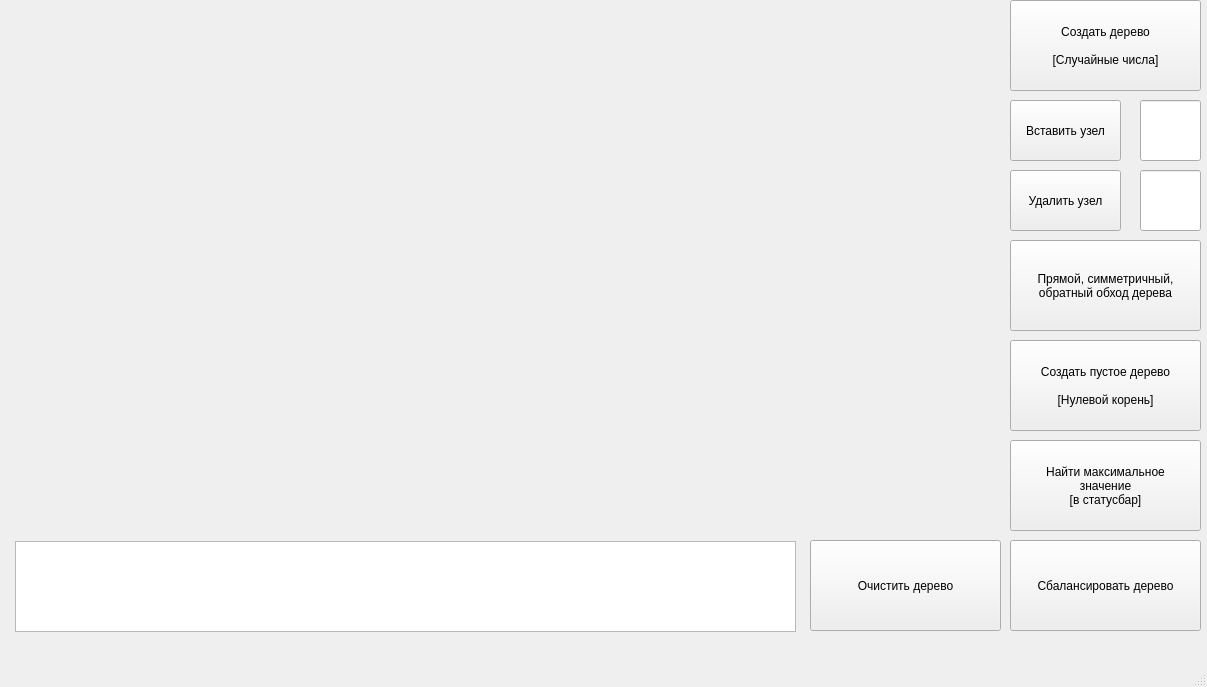
<?xml version="1.0" encoding="UTF-8"?>
<ui version="4.0">
 <class>MainWindow</class>
 <widget class="QMainWindow" name="MainWindow">
  <property name="geometry">
   <rect>
    <x>0</x>
    <y>0</y>
    <width>1207</width>
    <height>687</height>
   </rect>
  </property>
  <property name="windowTitle">
   <string>MainWindow</string>
  </property>
  <widget class="QWidget" name="centralwidget">
   <widget class="QPushButton" name="ButtonCreateTree">
    <property name="geometry">
     <rect>
      <x>1010</x>
      <y>0</y>
      <width>191</width>
      <height>91</height>
     </rect>
    </property>
    <property name="text">
     <string>Создать дерево

[Случайные числа]</string>
    </property>
   </widget>
   <widget class="QPushButton" name="InsertNode">
    <property name="geometry">
     <rect>
      <x>1010</x>
      <y>100</y>
      <width>111</width>
      <height>61</height>
     </rect>
    </property>
    <property name="text">
     <string>Вставить узел</string>
    </property>
   </widget>
   <widget class="QPushButton" name="DeleteNode">
    <property name="geometry">
     <rect>
      <x>1010</x>
      <y>170</y>
      <width>111</width>
      <height>61</height>
     </rect>
    </property>
    <property name="text">
     <string>Удалить узел</string>
    </property>
   </widget>
   <widget class="QLineEdit" name="lineEdit">
    <property name="geometry">
     <rect>
      <x>1140</x>
      <y>100</y>
      <width>61</width>
      <height>61</height>
     </rect>
    </property>
   </widget>
   <widget class="QLineEdit" name="lineEdit_2">
    <property name="geometry">
     <rect>
      <x>1140</x>
      <y>170</y>
      <width>61</width>
      <height>61</height>
     </rect>
    </property>
   </widget>
   <widget class="QPushButton" name="ButtonCreateTreeNULL">
    <property name="geometry">
     <rect>
      <x>1010</x>
      <y>340</y>
      <width>191</width>
      <height>91</height>
     </rect>
    </property>
    <property name="text">
     <string>Создать пустое дерево

[Нулевой корень]</string>
    </property>
   </widget>
   <widget class="QPushButton" name="Button_Pre_In_Post_Order">
    <property name="geometry">
     <rect>
      <x>1010</x>
      <y>240</y>
      <width>191</width>
      <height>91</height>
     </rect>
    </property>
    <property name="text">
     <string>Прямой, симметричный, 
обратный обход дерева</string>
    </property>
   </widget>
   <widget class="QPushButton" name="ButtonBalanceTree">
    <property name="geometry">
     <rect>
      <x>1010</x>
      <y>540</y>
      <width>191</width>
      <height>91</height>
     </rect>
    </property>
    <property name="text">
     <string>Сбалансировать дерево</string>
    </property>
   </widget>
   <widget class="QPushButton" name="ButtonDeleteTree">
    <property name="geometry">
     <rect>
      <x>810</x>
      <y>540</y>
      <width>191</width>
      <height>91</height>
     </rect>
    </property>
    <property name="text">
     <string>Очистить дерево</string>
    </property>
   </widget>
   <widget class="QPushButton" name="ButtonFindMax">
    <property name="geometry">
     <rect>
      <x>1010</x>
      <y>440</y>
      <width>191</width>
      <height>91</height>
     </rect>
    </property>
    <property name="text">
     <string>Найти максимальное
значение
[в статусбар]</string>
    </property>
   </widget>
   <widget class="QTextBrowser" name="textBrowser">
    <property name="geometry">
     <rect>
      <x>15</x>
      <y>541</y>
      <width>781</width>
      <height>91</height>
     </rect>
    </property>
   </widget>
  </widget>
  <widget class="QMenuBar" name="menubar">
   <property name="geometry">
    <rect>
     <x>0</x>
     <y>0</y>
     <width>1207</width>
     <height>25</height>
    </rect>
   </property>
  </widget>
  <widget class="QStatusBar" name="statusbar"/>
 </widget>
 <resources/>
 <connections>
  <connection>
   <sender>InsertNode</sender>
   <signal>clicked()</signal>
   <receiver>lineEdit</receiver>
   <slot>copy()</slot>
   <hints>
    <hint type="sourcelabel">
     <x>92</x>
     <y>172</y>
    </hint>
    <hint type="destinationlabel">
     <x>146</x>
     <y>174</y>
    </hint>
   </hints>
  </connection>
  <connection>
   <sender>DeleteNode</sender>
   <signal>clicked()</signal>
   <receiver>lineEdit_2</receiver>
   <slot>copy()</slot>
   <hints>
    <hint type="sourcelabel">
     <x>108</x>
     <y>248</y>
    </hint>
    <hint type="destinationlabel">
     <x>151</x>
     <y>249</y>
    </hint>
   </hints>
  </connection>
 </connections>
</ui>
